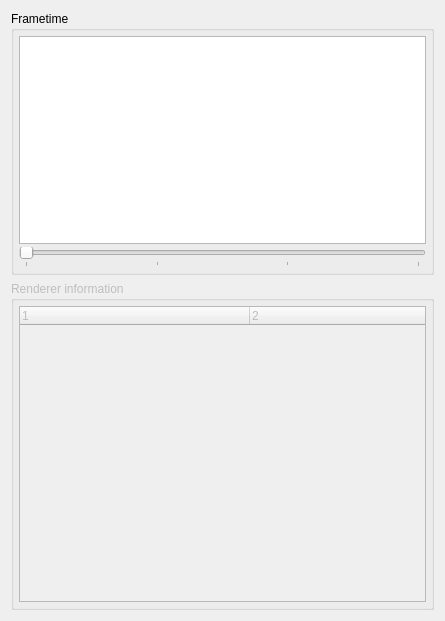
<?xml version="1.0" encoding="UTF-8"?>
<ui version="4.0">
 <class>CoffeeRendererInspector</class>
 <widget class="QWidget" name="CoffeeRendererInspector">
  <property name="geometry">
   <rect>
    <x>0</x>
    <y>0</y>
    <width>445</width>
    <height>621</height>
   </rect>
  </property>
  <property name="windowTitle">
   <string>Renderer Inspector</string>
  </property>
  <layout class="QVBoxLayout" name="verticalLayout" stretch="4,5">
   <item>
    <widget class="QGroupBox" name="groupBox">
     <property name="title">
      <string>Frametime</string>
     </property>
     <layout class="QVBoxLayout" name="verticalLayout_2">
      <property name="spacing">
       <number>3</number>
      </property>
      <property name="leftMargin">
       <number>5</number>
      </property>
      <property name="topMargin">
       <number>5</number>
      </property>
      <property name="rightMargin">
       <number>5</number>
      </property>
      <property name="bottomMargin">
       <number>5</number>
      </property>
      <item>
       <widget class="QGraphicsView" name="graphView"/>
      </item>
      <item>
       <widget class="QSlider" name="plotResizer">
        <property name="minimum">
         <number>10</number>
        </property>
        <property name="maximum">
         <number>40</number>
        </property>
        <property name="singleStep">
         <number>5</number>
        </property>
        <property name="value">
         <number>10</number>
        </property>
        <property name="orientation">
         <enum>Qt::Horizontal</enum>
        </property>
        <property name="tickPosition">
         <enum>QSlider::TicksBelow</enum>
        </property>
        <property name="tickInterval">
         <number>10</number>
        </property>
       </widget>
      </item>
     </layout>
    </widget>
   </item>
   <item>
    <widget class="QGroupBox" name="groupBox_2">
     <property name="enabled">
      <bool>false</bool>
     </property>
     <property name="title">
      <string>Renderer information</string>
     </property>
     <layout class="QHBoxLayout" name="horizontalLayout">
      <property name="spacing">
       <number>0</number>
      </property>
      <property name="leftMargin">
       <number>5</number>
      </property>
      <property name="topMargin">
       <number>5</number>
      </property>
      <property name="rightMargin">
       <number>5</number>
      </property>
      <property name="bottomMargin">
       <number>5</number>
      </property>
      <item>
       <widget class="QTreeWidget" name="infoView">
        <property name="editTriggers">
         <set>QAbstractItemView::DoubleClicked</set>
        </property>
        <property name="alternatingRowColors">
         <bool>true</bool>
        </property>
        <property name="columnCount">
         <number>2</number>
        </property>
        <attribute name="headerDefaultSectionSize">
         <number>230</number>
        </attribute>
        <column>
         <property name="text">
          <string notr="true">1</string>
         </property>
        </column>
        <column>
         <property name="text">
          <string notr="true">2</string>
         </property>
        </column>
       </widget>
      </item>
     </layout>
    </widget>
   </item>
  </layout>
 </widget>
 <resources/>
 <connections/>
</ui>
